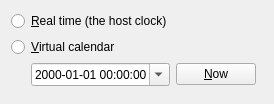
<?xml version="1.0" encoding="UTF-8"?>
<ui version="4.0">
 <class>CalendarPage</class>
 <widget class="QWidget" name="CalendarPage">
  <layout class="QVBoxLayout" name="mainLayout">
   <item>
    <widget class="QRadioButton" name="cal_real">
     <property name="text">
      <string>&amp;Real time (the host clock)</string>
     </property>
    </widget>
   </item>
   <item>
    <widget class="QRadioButton" name="cal_vir">
     <property name="text">
      <string>&amp;Virtual calendar</string>
     </property>
     <property name="toolTip">
      <string>Runs from the time set here and keeps its distance from the host clock across restarts</string>
     </property>
    </widget>
   </item>
   <item>
    <layout class="QHBoxLayout" name="virtualRow">
     <property name="leftMargin">
      <number>20</number>
     </property>
     <item>
      <widget class="QDateTimeEdit" name="virtualTime">
       <property name="displayFormat">
        <string>yyyy-MM-dd HH:mm:ss</string>
       </property>
       <property name="calendarPopup">
        <bool>true</bool>
       </property>
      </widget>
     </item>
     <item>
      <widget class="QPushButton" name="setNow">
       <property name="text">
        <string>&amp;Now</string>
       </property>
      </widget>
     </item>
     <item>
      <spacer name="virtualSpacer">
       <property name="orientation">
        <enum>Qt::Horizontal</enum>
       </property>
      </spacer>
     </item>
    </layout>
   </item>
   <item>
    <spacer name="bottomSpacer">
     <property name="orientation">
      <enum>Qt::Vertical</enum>
     </property>
    </spacer>
   </item>
  </layout>
 </widget>
 <resources/>
 <connections/>
</ui>
